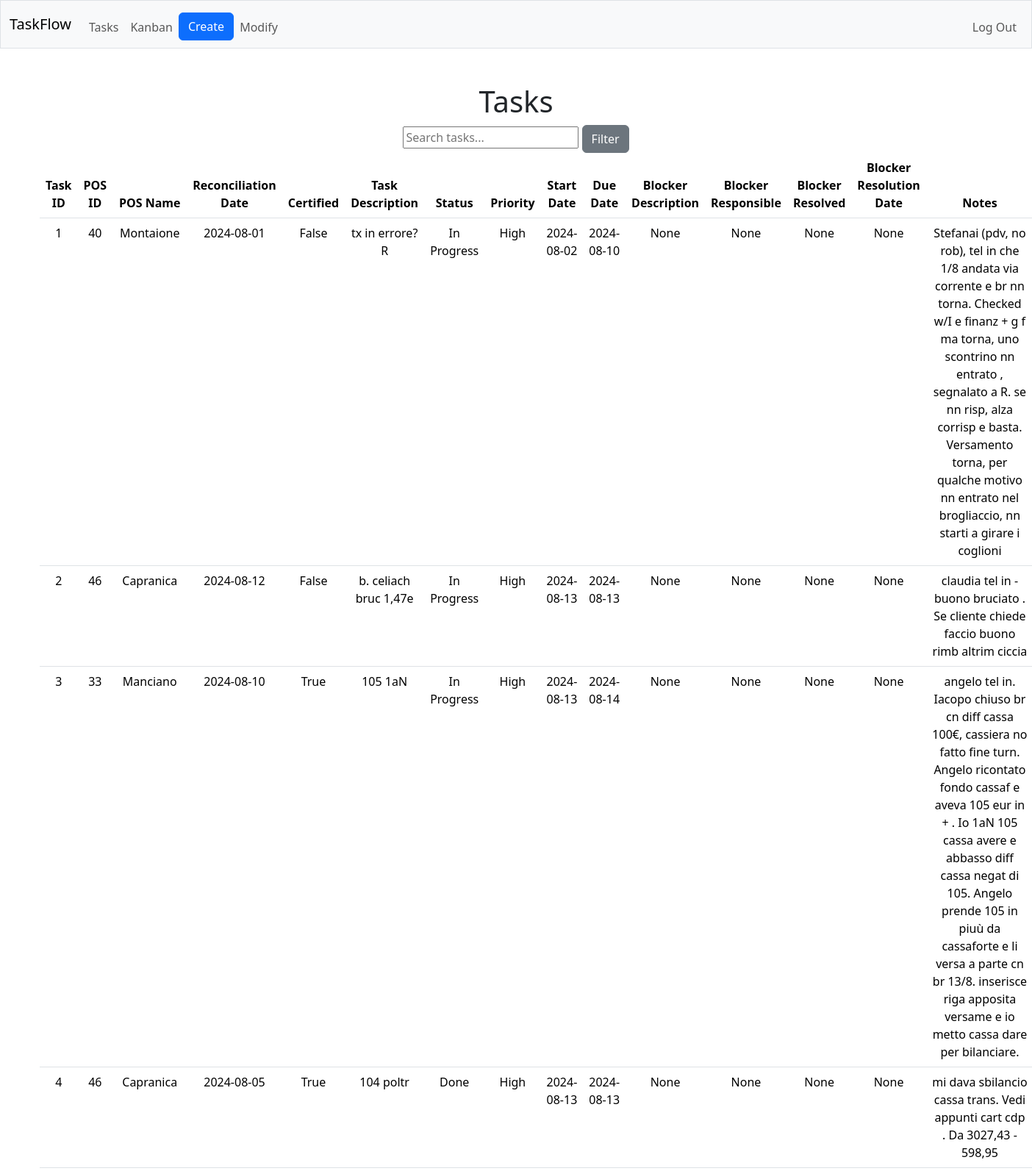
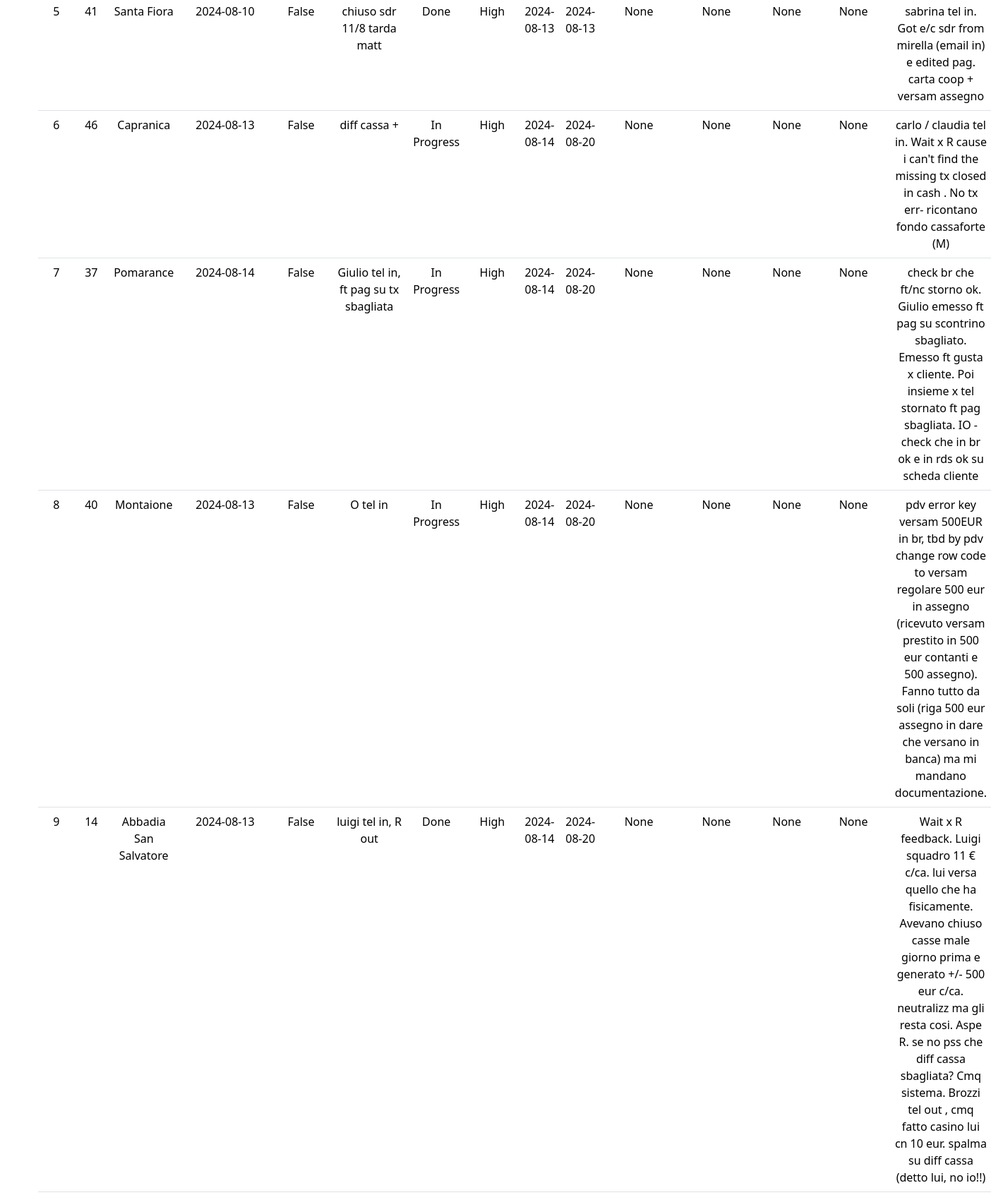
Page /tasks (signed in, upper part) on the committed database (2 pictures, top to bottom).
### tables this page shows
CREATE TABLE tasks (
	task_id INTEGER NOT NULL, 
	task_desc VARCHAR NOT NULL, 
	task_status VARCHAR NOT NULL CHECK (task_status IN ('Backlog', 'To Do', 'In Progress', 'Done')), 
	task_priority VARCHAR NOT NULL CHECK (task_priority IN ('None', 'Low', 'Medium', 'High')), 
	task_start_date DATE NOT NULL, 
	task_due_date DATE NOT NULL, 
	task_notes VARCHAR, 
	pos_id INTEGER NOT NULL, 
	blocker_id INTEGER, 
	rec_id INTEGER, 
	PRIMARY KEY (task_id), 
	FOREIGN KEY(pos_id) REFERENCES pos (pos_id), 
	FOREIGN KEY(blocker_id) REFERENCES blockers (blocker_id), 
	FOREIGN KEY(rec_id) REFERENCES rec (rec_id)
);

CREATE TABLE pos (
	pos_id INTEGER NOT NULL, 
	pos_name VARCHAR NOT NULL, 
	PRIMARY KEY (pos_id), 
	UNIQUE (pos_name)
);

CREATE TABLE rec (
	rec_id INTEGER NOT NULL, 
	rec_date DATE NOT NULL, 
	rec_certified BOOLEAN NOT NULL, 
	task_id INTEGER, 
	pos_id INTEGER, 
	blocker_id INTEGER, 
	PRIMARY KEY (rec_id), 
	FOREIGN KEY(task_id) REFERENCES tasks (task_id), 
	FOREIGN KEY(pos_id) REFERENCES pos (pos_id), 
	FOREIGN KEY(blocker_id) REFERENCES blockers (blocker_id)
);

### app.py (the view)
@app.route("/tasks")
@login_required
def tasks():
    with engine.connect() as conn:
        query = select(
            tasks_table.c.task_id,
            tasks_table.c.task_desc,
            tasks_table.c.task_status,
            tasks_table.c.task_priority,
            tasks_table.c.task_start_date,
            tasks_table.c.task_due_date,
            tasks_table.c.task_notes,
            pos_table.c.pos_id,
            pos_table.c.pos_name,
            rec_table.c.rec_date,
            rec_table.c.rec_certified,
            blockers_table.c.blocker_desc,
            blockers_table.c.blocker_responsible,
            blockers_table.c.blocker_resolved,
            blockers_table.c.blocker_res_date
        ).select_from(
            tasks_table
            .join(pos_table, tasks_table.c.pos_id == pos_table.c.pos_id)
            .join(rec_table, tasks_table.c.rec_id == rec_table.c.rec_id)
            .join(blockers_table, tasks_table.c.blocker_id == blockers_table.c.blocker_id, isouter=True)
        )
        tasks = conn.execute(query).fetchall()
    return render_template("tasks.html", tasks=tasks)

### helpers.py (called while the page is built)
def login_required(f):
    @wraps(f)
    def decorated_function(*args, **kwargs):
        if session.get("user_id") is None:
            return redirect("/login")
        return f(*args, **kwargs)
    return decorated_function

### templates/tasks.html (shortened to what this page needs)
{% extends "layout.html" %}
{% block main %}
    <h1>Tasks</h1>
    <input id="taskSearch" placeholder="Search tasks..." type="text">
    <button id="filterBtn" class="btn btn-secondary">Filter</button>
    <table class="table">
        <thead>
            <tr>
                <th>Task ID</th>
                <th>POS ID</th>
                <th>POS Name</th>
                <th>Reconciliation Date</th>
                <th>Certified</th>
                <th>Task Description</th>
                <th>Status</th>
                <th>Priority</th>
                <th>Start Date</th>
                <th>Due Date</th>
                <th>Blocker Description</th>
                <th>Blocker Responsible</th>
                <th>Blocker Resolved</th>
                <th>Blocker Resolution Date</th>
                <th>Notes</th>
            </tr>
        </thead>
        <tbody id="taskTableBody">
            {% for task in tasks %}
            <tr>
                <td>{{ task.task_id }}</td>
                <td>{{ task.pos_id }}</td>
                <td>{{ task.pos_name }}</td>
                <td>{{ task.rec_date }}</td>
                <td>{{ task.rec_certified }}</td>
                <td>{{ task.task_desc }}</td>
                <td>{{ task.task_status }}</td>
                <td>{{ task.task_priority }}</td>
                <td>{{ task.task_start_date }}</td>
                <td>{{ task.task_due_date }}</td>
                <td>{{ task.blocker_desc }}</td>
                <td>{{ task.blocker_responsible }}</td>
                <td>{{ task.blocker_resolved }}</td>
                <td>{{ task.blocker_res_date }}</td>
                <td>{{ task.task_notes }}</td>
            </tr>
            {% endfor %}
        </tbody>
    </table>
{% endblock %}

### rows in the picture
tasks: task_id "1", pos_id "40", pos_name "Montaione", rec_date "2024-08-01", rec_certified "False", task_desc "tx in errore? R", task_status "In Progress", task_priority "High", task_start_date "2024-08-02", task_due_date "2024-08-10", blocker_desc "None", blocker_responsible "None", blocker_resolved "None", blocker_res_date "None", task_notes "Stefanai (pdv, no rob), tel in che 1/8 andata via corrente e br nn torna. Checked w/I e finanz + g f ma torna, uno scontrino nn entrato , segnalato a R. se nn risp, alza corrisp e basta. Versamento torna, per qualche motivo nn entrato nel brogliaccio, nn starti a girare i coglioni"
tasks: task_id "2", pos_id "46", pos_name "Capranica", rec_date "2024-08-12", rec_certified "False", task_desc "b. celiach bruc 1,47e", task_status "In Progress", task_priority "High", task_start_date "2024-08-13", task_due_date "2024-08-13", blocker_desc "None", blocker_responsible "None", blocker_resolved "None", blocker_res_date "None", task_notes "claudia tel in - buono bruciato . Se cliente chiede faccio buono rimb altrim ciccia"
tasks: task_id "3", pos_id "33", pos_name "Manciano", rec_date "2024-08-10", rec_certified "True", task_desc "105 1aN", task_status "In Progress", task_priority "High", task_start_date "2024-08-13", task_due_date "2024-08-14", blocker_desc "None", blocker_responsible "None", blocker_resolved "None", blocker_res_date "None", task_notes "angelo tel in. Iacopo chiuso br cn diff cassa 100€, cassiera no fatto fine turn. Angelo ricontato fondo cassaf e aveva 105 eur in + . Io 1aN 105 cassa avere e abbasso diff cassa negat di 105. Angelo prende 105 in piuù da cassaforte e li versa a parte cn br 13/8. inserisce riga apposita versame e io metto cassa dare per bilanciare."
tasks: task_id "4", pos_id "46", pos_name "Capranica", rec_date "2024-08-05", rec_certified "True", task_desc "104 poltr", task_status "Done", task_priority "High", task_start_date "2024-08-13", task_due_date "2024-08-13", blocker_desc "None", blocker_responsible "None", blocker_resolved "None", blocker_res_date "None", task_notes "mi dava sbilancio cassa trans. Vedi appunti cart cdp . Da 3027,43 - 598,95"
tasks: task_id "5", pos_id "41", pos_name "Santa Fiora", rec_date "2024-08-10", rec_certified "False", task_desc "chiuso sdr 11/8 tarda matt", task_status "Done", task_priority "High", task_start_date "2024-08-13", task_due_date "2024-08-13", blocker_desc "None", blocker_responsible "None", blocker_resolved "None", blocker_res_date "None", task_notes "sabrina tel in. Got e/c sdr from mirella (email in) e edited pag. carta coop + versam assegno"
tasks: task_id "6", pos_id "46", pos_name "Capranica", rec_date "2024-08-13", rec_certified "False", task_desc "diff cassa +", task_status "In Progress", task_priority "High", task_start_date "2024-08-14", task_due_date "2024-08-20", blocker_desc "None", blocker_responsible "None", blocker_resolved "None", blocker_res_date "None", task_notes "carlo / claudia tel in. Wait x R cause i can't find the missing tx closed in cash . No tx err- ricontano fondo cassaforte (M)"
tasks: task_id "7", pos_id "37", pos_name "Pomarance", rec_date "2024-08-14", rec_certified "False", task_desc "Giulio tel in, ft pag su tx sbagliata", task_status "In Progress", task_priority "High", task_start_date "2024-08-14", task_due_date "2024-08-20", blocker_desc "None", blocker_responsible "None", blocker_resolved "None", blocker_res_date "None", task_notes "check br che ft/nc storno ok. Giulio emesso ft pag su scontrino sbagliato. Emesso ft gusta x cliente. Poi insieme x tel stornato ft pag sbagliata. IO - check che in br ok e in rds ok su scheda cliente"
tasks: task_id "8", pos_id "40", pos_name "Montaione", rec_date "2024-08-13", rec_certified "False", task_desc "O tel in", task_status "In Progress", task_priority "High", task_start_date "2024-08-14", task_due_date "2024-08-20", blocker_desc "None", blocker_responsible "None", blocker_resolved "None", blocker_res_date "None", task_notes "pdv error key versam 500EUR in br, tbd by pdv change row code to versam regolare 500 eur in assegno (ricevuto versam prestito in 500 eur contanti e 500 assegno). Fanno tutto da soli (riga 500 eur assegno in dare che versano in banca) ma mi mandano documentazione."
tasks: task_id "9", pos_id "14", pos_name "Abbadia San Salvatore", rec_date "2024-08-13", rec_certified "False", task_desc "luigi tel in, R out", task_status "Done", task_priority "High", task_start_date "2024-08-14", task_due_date "2024-08-20", blocker_desc "None", blocker_responsible "None", blocker_resolved "None", blocker_res_date "None", task_notes "Wait x R feedback. Luigi squadro 11 € c/ca. lui versa quello che ha fisicamente. Avevano chiuso casse male giorno prima e generato +/- 500 eur c/ca. neutralizz ma gli resta cosi. Aspe R. se no pss che diff cassa sbagliata? Cmq sistema. Brozzi tel out , cmq fatto casino lui cn 10 eur. spalma su diff cassa (detto lui, no io!!)"
